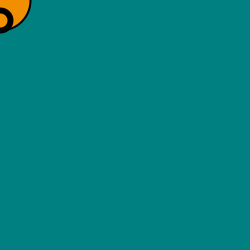
Frame 1 (no input)
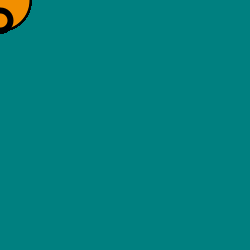
Frame 60 (the mouse pressed at the canvas centre just before this capture)
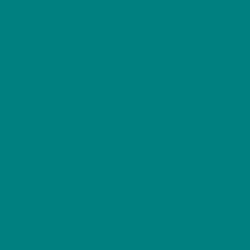
Frame 120 (the mouse held since frame 60 and released just before this capture)

The Processing sketch that drew these frames (run headless with seeded random() and noise(); from frame 60 on, the mouse is pressed at the canvas centre):

// Processing sketch: processing_17624
// ── processing_17624.pde

void setup() {
size(250, 250);
background(0,128,128);
smooth();
}

void draw(){
//orange
fill(242,143,0);
if (mousePressed);

stroke(0);
strokeWeight(2);
ellipse(mouseX, mouseY, 60, 60);

if (keyPressed)
//goes green
stroke (20,100,20);
strokeWeight(6);
// of dots on top
ellipse(mouseX,20, 20,20);

//clear the canvas
if(mousePressed)
background(0,128,128);
}
